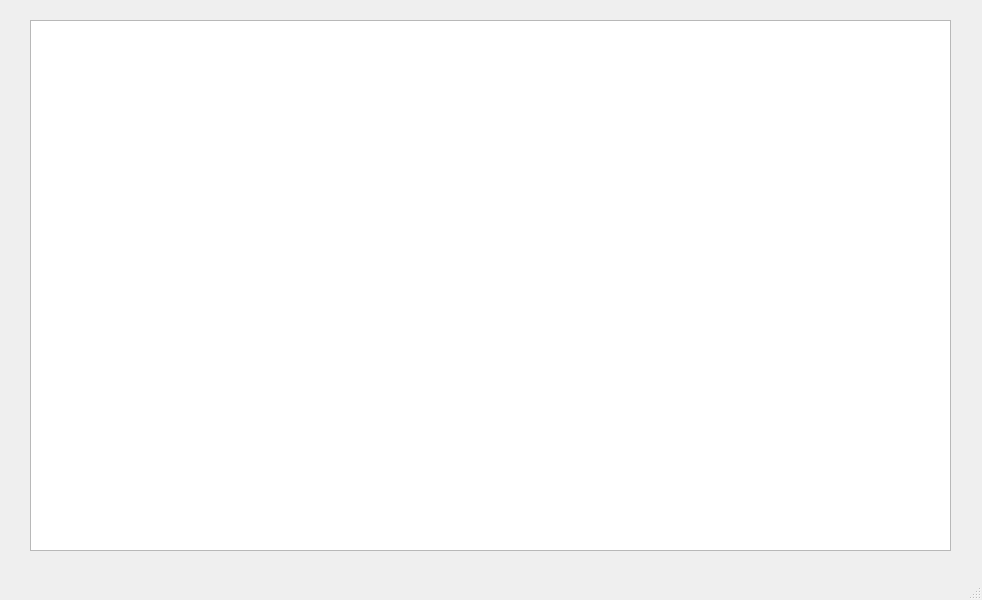
<?xml version="1.0" encoding="UTF-8"?>
<ui version="4.0">
 <class>ShowWindow</class>
 <widget class="QMainWindow" name="ShowWindow">
  <property name="geometry">
   <rect>
    <x>0</x>
    <y>0</y>
    <width>982</width>
    <height>600</height>
   </rect>
  </property>
  <property name="windowTitle">
   <string>展示</string>
  </property>
  <widget class="QWidget" name="centralwidget">
   <widget class="QTableWidget" name="tableWidget">
    <property name="geometry">
     <rect>
      <x>30</x>
      <y>20</y>
      <width>921</width>
      <height>531</height>
     </rect>
    </property>
   </widget>
  </widget>
  <widget class="QMenuBar" name="menubar">
   <property name="geometry">
    <rect>
     <x>0</x>
     <y>0</y>
     <width>982</width>
     <height>17</height>
    </rect>
   </property>
  </widget>
  <widget class="QStatusBar" name="statusbar"/>
 </widget>
 <resources/>
 <connections/>
</ui>
